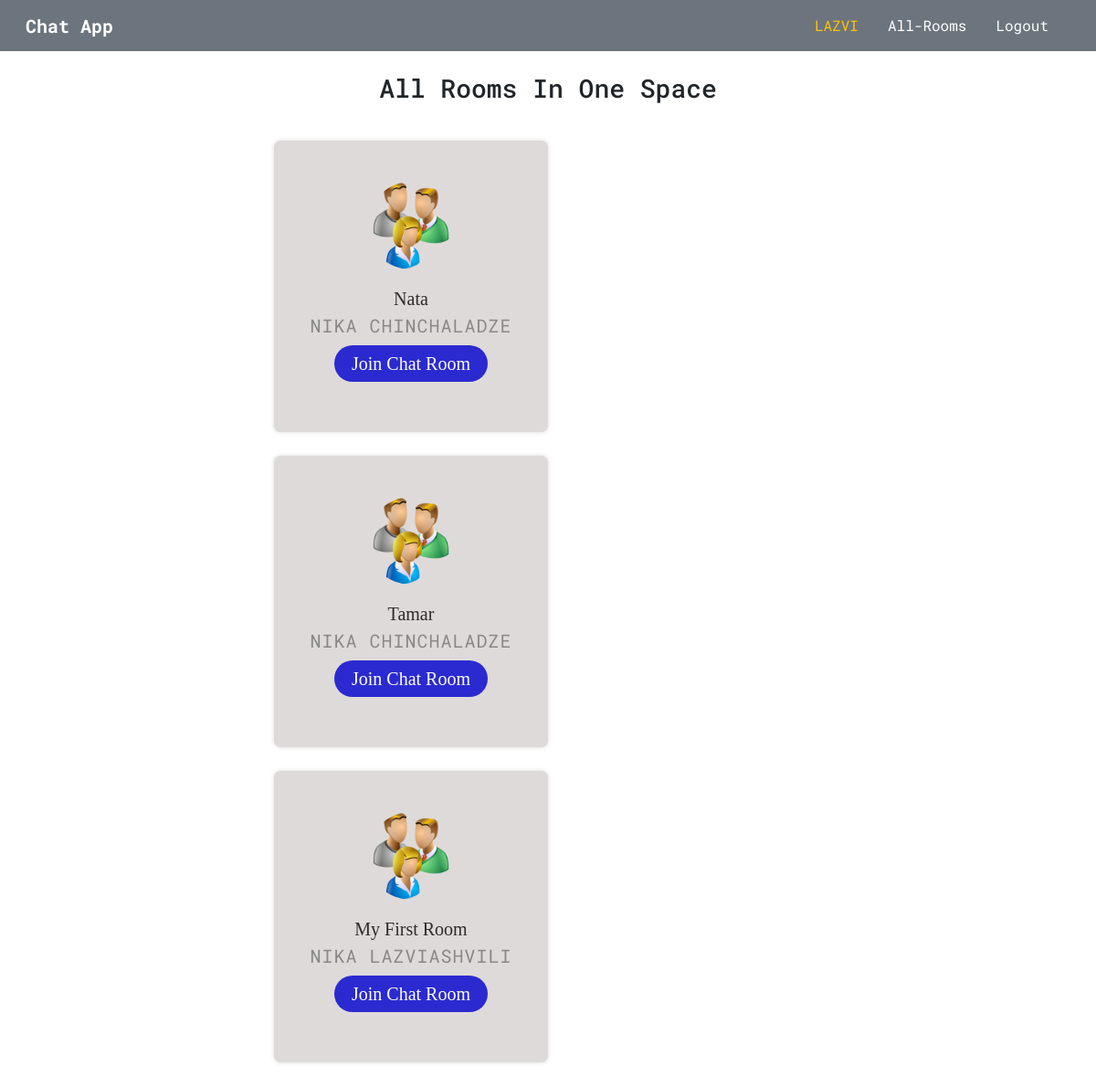
The app's page /all-rooms (signed in) with its own data.
### chat_app/models.py (models this page shows, shortened)
class Room(models.Model):
    name = models.CharField(max_length=1000)
    slug = models.SlugField(max_length=1500, null=True)
    user = models.ForeignKey(User, on_delete=models.CASCADE, null=True)

### chat_app/views.py (the view)
# urls.py: path("all-rooms", views.all_rooms, name="all-rooms"),
@login_required
def all_rooms(request):
    present_user = request.user
    rooms = Room.objects.all()
    return render(request, "chat/all.html", {
        "rooms": rooms,
        "user": present_user
    })

### chat_app/templates/chat/all.html (shortened to what this page needs)
{% extends "base.html" %}
{% load static %}
{% block css_styles %}
    <link rel="stylesheet" href="{% static 'chat/search.css' %}">
    <link rel="stylesheet" href="{% static 'chat/all.css' %}">
{% endblock %}
{% block content %}
    <h3 class="text-center mt-4 mb-3">All Rooms In One Space</h3>
    <div class="outer-div">
        {% for room in rooms %}
            <figure class="my-card">
                <div class="profile-image"><img src="{% static 'chat/img/user_icon.png' %}" alt="profile-sample2" /></div>
                <figcaption>
                  <h3>{{ room.name }}</h3>
                  <h5>{{ room.user.first_name }} {{ room.user.last_name }}</h5>
                  <h3><a class="join-link" href="{% url 'room-users' room=room.name username=user.username %}">Join Chat Room</a></h3>
                </figcaption>
            </figure>
        {% endfor %}
    </div>
{% endblock %}

### templates/base.html (shortened to what this page needs)
{% load static %}
<!DOCTYPE html>
<html lang="en">
<head>
  <link href="https://cdn.jsdelivr.net/npm/bootstrap@5.3.0-alpha1/dist/css/bootstrap.min.css" rel="stylesheet">
  <link rel="stylesheet" href="{% static 'base.css' %}">
  {% block css_styles %}  {% endblock  %}
</head>
  <body>
    <nav class="navbar navbar-expand-lg bg-secondary ps-3 pe-3">
      <div class="container-fluid">
        <span class="navbar-brand text-white fw-bold">Chat App</span>
        <div class="collapse navbar-collapse" id="navbarNavAltMarkup">
          <div class="navbar-nav ms-auto">
            {% if user.is_authenticated %}
              <a class="nav-link text-warning me-3 active" aria-current="page" href="{% url 'personal-page' %}">{{ user.username|upper }}</a>
              <a class="nav-link text-white me-3" href="{% url 'all-rooms' %}">All-Rooms</a>
              <a class="nav-link text-white me-3" href="{% url 'logout-user' %}">Logout</a>
            {% else %}
              <a class="nav-link text-white me-3" href="{% url 'register-user' %}">Register</a>
              <a class="nav-link text-white" href="{% url 'login-user' %}">Login</a>
            {% endif %}
          </div>
        </div>
      </div>
    </nav>
    {% block content %}  {% endblock  %}
  </body>
</html>

### static/base.css (style rules this page uses)
body { font-family: 'Roboto Mono', monospace; }

### chat_app/static/chat/search.css (style rules this page uses)
.outer-div { width: 50%; margin: 30px auto; }

### chat_app/static/chat/all.css (style rules this page uses)
.my-card { display: inline-block; overflow: hidden; margin: 10px auto; min-width: 250px; max-width: 310px; width: 50%; background-color: #dfdada; color: #2B2B2B; text-align: center; font-size: 16px; box-shadow: 0 0 5px rgba(0, 0, 0, 0.15); border-radius: 7px; }
.my-card * { -webkit-box-sizing: border-box; box-sizing: border-box; }
.my-card .profile-image { padding: 15% 10% 0; }
.my-card .profile-image img { max-width: 100%; vertical-align: top; position: relative; border-radius: 50%; max-width: 40%; }
.my-card figcaption { padding: 5% 10% 15%; }
.my-card h3 { font-family: 'Oswald'; text-transform: capitalize; font-size: 20px; font-weight: 400; line-height: 24px; margin: 5px 0; }
.my-card h5 { font-weight: 400; margin: 5px 0; text-transform: uppercase; color: #888; letter-spacing: 1px; }
.join-link { text-decoration: none; text-align: center; color: white; background-color: rgba(8, 8, 206, 0.836); display: flex; justify-content: center; align-items: center; width: 70%; height: 40px; border-radius: 30px; margin: 10px auto; }

### records on screen
Room: name "Nata", user.first_name "NIKA", user.last_name "CHINCHALADZE"
Room: name "Tamar", user.first_name "NIKA", user.last_name "CHINCHALADZE"
Room: name "My First Room", user.first_name "NIKA", user.last_name "LAZVIASHVILI"

### other values on screen
{{ user.username|upper }} "LAZVI"
